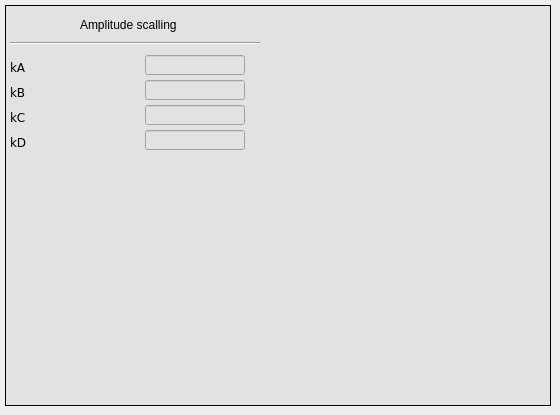
        <widget class="QWidget" name="sc_3">
         <attribute name="title">
          <string>CH calibration</string>
         </attribute>
         <widget class="caFrame" name="caframe_7">
          <property name="geometry">
           <rect>
            <x>5</x>
            <y>5</y>
            <width>546</width>
            <height>401</height>
           </rect>
          </property>
          <property name="styleSheet">
           <string notr="true">background-color: rgb(226, 226, 226);</string>
          </property>
          <property name="frameShape">
           <enum>QFrame::Box</enum>
          </property>
          <widget class="caTextEntry" name="catextentry_29">
           <property name="geometry">
            <rect>
             <x>140</x>
             <y>100</y>
             <width>100</width>
             <height>20</height>
            </rect>
           </property>
           <property name="font">
            <font>
             <family>DejaVu Sans</family>
             <pointsize>9</pointsize>
             <stylestrategy>PreferDefault</stylestrategy>
            </font>
           </property>
           <property name="alignment">
            <set>Qt::AlignRight|Qt::AlignTrailing|Qt::AlignVCenter</set>
           </property>
           <property name="channel" stdset="0">
            <string notr="true">$(BPM):calibration:kc:f1</string>
           </property>
           <property name="background">
            <color>
             <red>255</red>
             <green>255</green>
             <blue>255</blue>
            </color>
           </property>
           <property name="colorMode">
            <enum>caLineEdit::Static</enum>
           </property>
           <property name="precision">
            <number>4</number>
           </property>
           <property name="precisionMode">
            <enum>caLineEdit::User</enum>
           </property>
           <property name="limitsMode">
            <enum>caLineEdit::User</enum>
           </property>
           <property name="maxValue">
            <double>2.000000000000000</double>
           </property>
           <property name="minValue">
            <double>0.100000000000000</double>
           </property>
          </widget>
          <widget class="caTextEntry" name="catextentry_30">
           <property name="geometry">
            <rect>
             <x>140</x>
             <y>75</y>
             <width>100</width>
             <height>20</height>
            </rect>
           </property>
           <property name="font">
            <font>
             <family>DejaVu Sans</family>
             <pointsize>9</pointsize>
             <stylestrategy>PreferDefault</stylestrategy>
            </font>
           </property>
           <property name="alignment">
            <set>Qt::AlignRight|Qt::AlignTrailing|Qt::AlignVCenter</set>
           </property>
           <property name="channel" stdset="0">
            <string notr="true">$(BPM):calibration:kb:f1</string>
           </property>
           <property name="background">
            <color>
             <red>255</red>
             <green>255</green>
             <blue>255</blue>
            </color>
           </property>
           <property name="colorMode">
            <enum>caLineEdit::Static</enum>
           </property>
           <property name="precision">
            <number>4</number>
           </property>
           <property name="precisionMode">
            <enum>caLineEdit::User</enum>
           </property>
           <property name="limitsMode">
            <enum>caLineEdit::User</enum>
           </property>
           <property name="maxValue">
            <double>2.000000000000000</double>
           </property>
           <property name="minValue">
            <double>0.100000000000000</double>
           </property>
          </widget>
          <widget class="QLabel" name="label_24">
           <property name="geometry">
            <rect>
             <x>5</x>
             <y>125</y>
             <width>40</width>
             <height>25</height>
            </rect>
           </property>
           <property name="font">
            <font>
             <family>DejaVu Sans</family>
             <weight>50</weight>
             <bold>false</bold>
            </font>
           </property>
           <property name="text">
            <string>kD</string>
           </property>
          </widget>
          <widget class="QLabel" name="label_33">
           <property name="geometry">
            <rect>
             <x>5</x>
             <y>50</y>
             <width>40</width>
             <height>25</height>
            </rect>
           </property>
           <property name="font">
            <font>
             <family>DejaVu Sans</family>
             <weight>50</weight>
             <bold>false</bold>
            </font>
           </property>
           <property name="text">
            <string>kA</string>
           </property>
          </widget>
          <widget class="caTextEntry" name="catextentry_31">
           <property name="geometry">
            <rect>
             <x>140</x>
             <y>50</y>
             <width>100</width>
             <height>20</height>
            </rect>
           </property>
           <property name="font">
            <font>
             <family>DejaVu Sans</family>
             <pointsize>9</pointsize>
             <stylestrategy>PreferDefault</stylestrategy>
            </font>
           </property>
           <property name="alignment">
            <set>Qt::AlignRight|Qt::AlignTrailing|Qt::AlignVCenter</set>
           </property>
           <property name="channel" stdset="0">
            <string notr="true">$(BPM):calibration:ka:f1</string>
           </property>
           <property name="background">
            <color>
             <red>255</red>
             <green>255</green>
             <blue>255</blue>
            </color>
           </property>
           <property name="colorMode">
            <enum>caLineEdit::Static</enum>
           </property>
           <property name="precision">
            <number>4</number>
           </property>
           <property name="precisionMode">
            <enum>caLineEdit::User</enum>
           </property>
           <property name="maxValue">
            <double>2.000000000000000</double>
           </property>
           <property name="minValue">
            <double>0.100000000000000</double>
           </property>
          </widget>
          <widget class="QLabel" name="label_38">
           <property name="geometry">
            <rect>
             <x>5</x>
             <y>75</y>
             <width>40</width>
             <height>25</height>
            </rect>
           </property>
           <property name="font">
            <font>
             <family>DejaVu Sans</family>
             <weight>50</weight>
             <bold>false</bold>
            </font>
           </property>
           <property name="text">
            <string>kB</string>
           </property>
          </widget>
          <widget class="QLabel" name="label_39">
           <property name="geometry">
            <rect>
             <x>5</x>
             <y>100</y>
             <width>40</width>
             <height>25</height>
            </rect>
           </property>
           <property name="font">
            <font>
             <family>DejaVu Sans</family>
             <weight>50</weight>
             <bold>false</bold>
            </font>
           </property>
           <property name="text">
            <string>kC</string>
           </property>
          </widget>
          <widget class="caTextEntry" name="catextentry_32">
           <property name="geometry">
            <rect>
             <x>140</x>
             <y>125</y>
             <width>100</width>
             <height>20</height>
            </rect>
           </property>
           <property name="font">
            <font>
             <family>DejaVu Sans</family>
             <pointsize>9</pointsize>
             <stylestrategy>PreferDefault</stylestrategy>
            </font>
           </property>
           <property name="alignment">
            <set>Qt::AlignRight|Qt::AlignTrailing|Qt::AlignVCenter</set>
           </property>
           <property name="channel" stdset="0">
            <string notr="true">$(BPM):calibration:kd:f1</string>
           </property>
           <property name="background">
            <color>
             <red>255</red>
             <green>255</green>
             <blue>255</blue>
            </color>
           </property>
           <property name="colorMode">
            <enum>caLineEdit::Static</enum>
           </property>
           <property name="precision">
            <number>4</number>
           </property>
           <property name="precisionMode">
            <enum>caLineEdit::User</enum>
           </property>
           <property name="limitsMode">
            <enum>caLineEdit::User</enum>
           </property>
           <property name="maxValue">
            <double>2.000000000000000</double>
           </property>
           <property name="minValue">
            <double>0.100000000000000</double>
           </property>
          </widget>
          <widget class="Line" name="line_10">
           <property name="geometry">
            <rect>
             <x>5</x>
             <y>30</y>
             <width>250</width>
             <height>16</height>
            </rect>
           </property>
           <property name="orientation">
            <enum>Qt::Horizontal</enum>
           </property>
          </widget>
          <widget class="QLabel" name="label_63">
           <property name="geometry">
            <rect>
             <x>75</x>
             <y>10</y>
             <width>126</width>
             <height>20</height>
            </rect>
           </property>
           <property name="font">
            <font>
             <pointsize>9</pointsize>
            </font>
           </property>
           <property name="text">
            <string>Amplitude scalling</string>
           </property>
          </widget>
         </widget>
        </widget>
